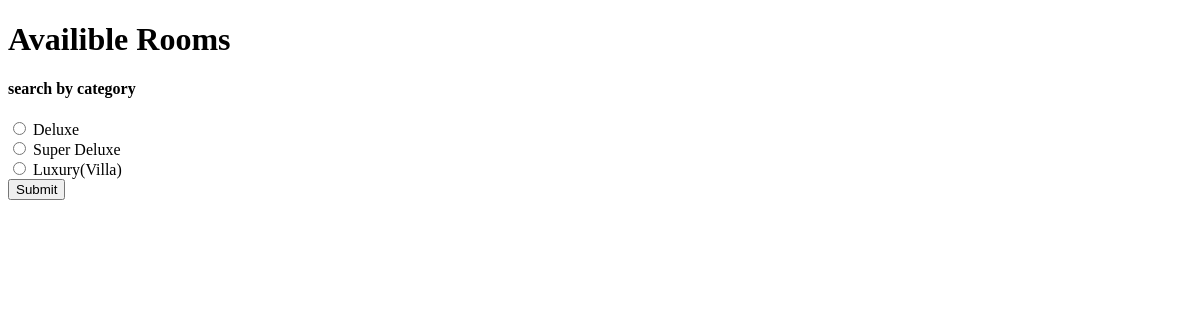
The app's page /, older data.
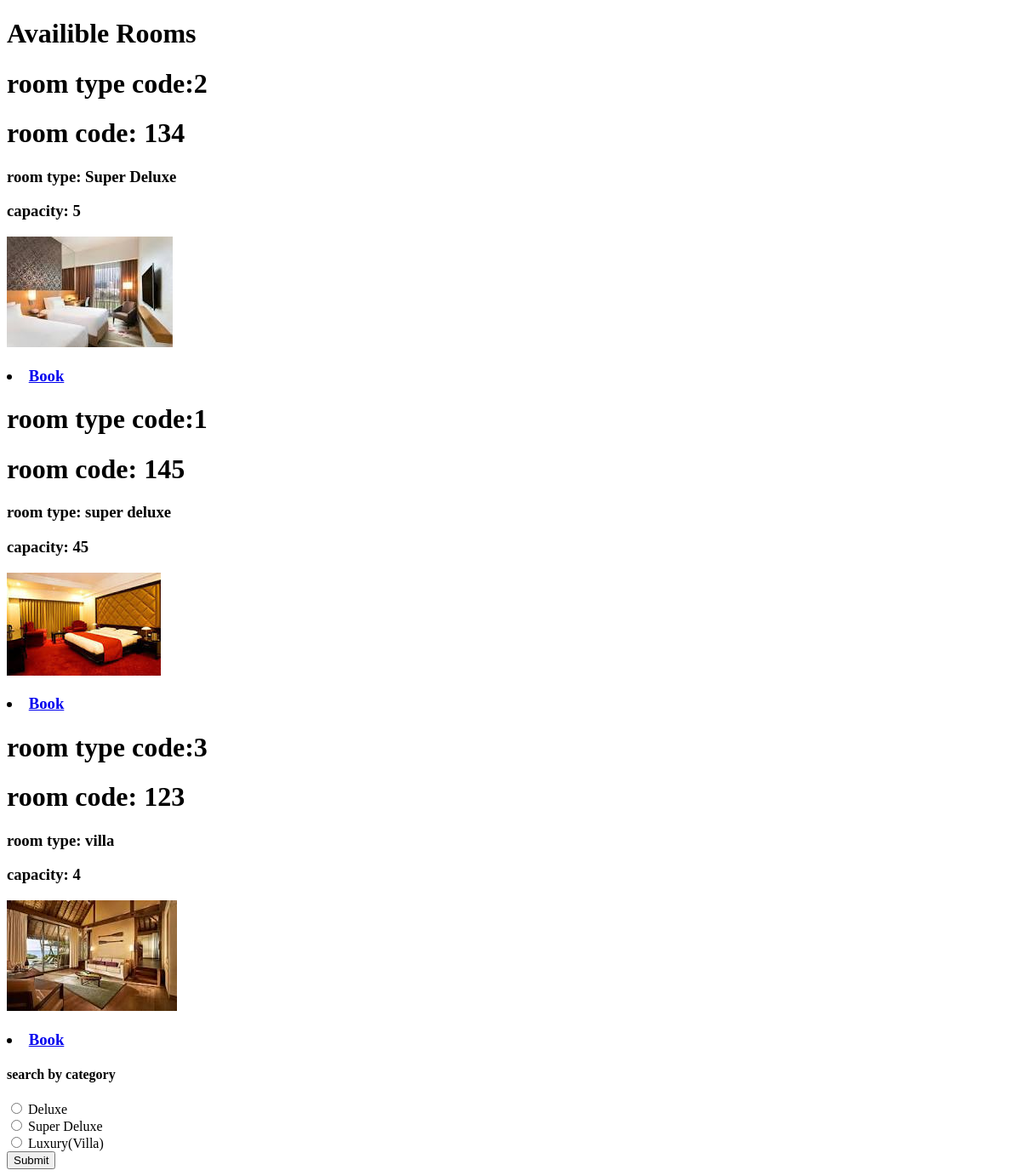
The same page, newer data.
### hotels/models.py (models this page shows, shortened)
class rooms(models.Model):
    Roomtypecode=models.CharField(max_length=100)
    Roomcode=models.IntegerField()
    typename=models.TextField(max_length=100)
    capacity=models.TextField(max_length=100)
    img=models.ImageField( upload_to = 'pics')
    Availible=models.BooleanField(default=True)

### hotels/views.py (the view)
# urls.py: path('',views.room,name='room'),
def room(request):
    ro=models.rooms.objects.all()
    return render(request,"room.html",{"ro":ro})

### templates/room.html (shortened to what this page needs)
<!DOCTYPE html>
<html lang="en">
<head>
</head>
<body>
<h1>Availible Rooms</h1>
  {%for ro in ro %}
  {% if ro.Availible %}
  <div class='room'>
  <h1>room type code:{{ro.Roomtypecode}}</h1>
  <h1>room code: {{ro.Roomcode}}</h1>
  <h3>room type: {{ro.typename}}</h3>
  <h3>capacity: {{ro.capacity}}</h3>
  <img src="{{ro.img.url}}" alt="">
  <h3><li><a href="book/{{ro.Roomcode}}">Book</a></li></h3>
  </div>
  {% endif %}
  {% endfor %}
<h4>search by category</h4>
  <div class='form'>
  <form action="search" method="POST">
    <input type="radio" name="num1" value="1" > Deluxe<br>
    <input type="radio" name="num1" value="2"> Super Deluxe<br>
    <input type="radio" name="num1" value="3"> Luxury(Villa)<br>
    <input type="submit">
  </form>
</div>
</body>
</html>

Row changes from the older to the newer data that the page shows:
now on this page (row edited): rooms: Roomtypecode "2", Roomcode "134", typename "Super Deluxe", capacity "5", img (picture)
now on this page (row edited): rooms: Roomtypecode "1", Roomcode "145", typename "super deluxe", capacity "45", img (picture)
now on this page (row edited): rooms: Roomtypecode "3", Roomcode "123", typename "villa", capacity "4", img (picture)
